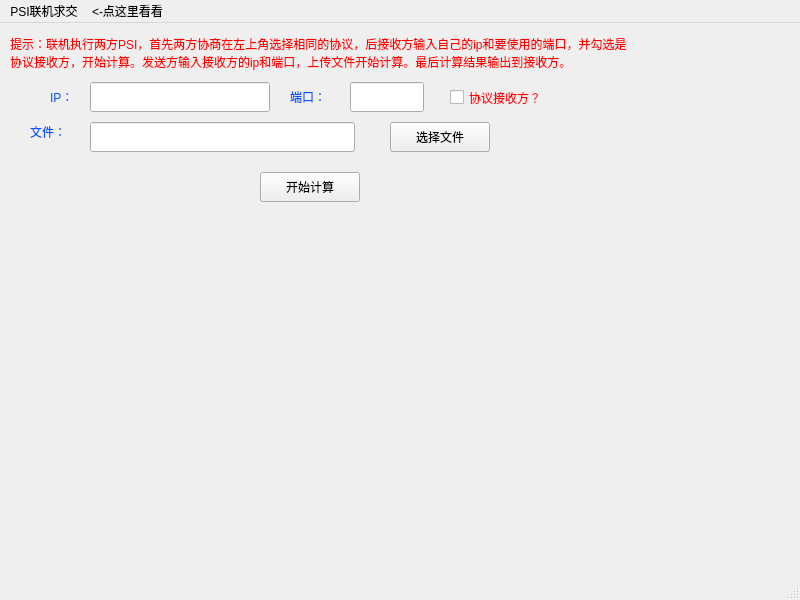
<?xml version="1.0" encoding="UTF-8"?>
<ui version="4.0">
 <class>page3</class>
 <widget class="QMainWindow" name="page3">
  <property name="geometry">
   <rect>
    <x>0</x>
    <y>0</y>
    <width>800</width>
    <height>600</height>
   </rect>
  </property>
  <property name="windowTitle">
   <string>MainWindow</string>
  </property>
  <widget class="QWidget" name="centralwidget">
   <widget class="QStackedWidget" name="stackedWidget">
    <property name="geometry">
     <rect>
      <x>0</x>
      <y>0</y>
      <width>800</width>
      <height>600</height>
     </rect>
    </property>
    <property name="currentIndex">
     <number>1</number>
    </property>
    <widget class="QWidget" name="page"/>
    <widget class="QWidget" name="page_2">
     <widget class="QWidget" name="widget" native="true">
      <property name="geometry">
       <rect>
        <x>0</x>
        <y>49</y>
        <width>620</width>
        <height>151</height>
       </rect>
      </property>
      <widget class="QLabel" name="label">
       <property name="geometry">
        <rect>
         <x>50</x>
         <y>10</y>
         <width>30</width>
         <height>30</height>
        </rect>
       </property>
       <property name="styleSheet">
        <string notr="true">font: 25 14pt &quot;Adobe 宋体 Std L&quot;;
color:rgb(0, 85, 255);</string>
       </property>
       <property name="text">
        <string>IP：</string>
       </property>
      </widget>
      <widget class="QLabel" name="label_2">
       <property name="geometry">
        <rect>
         <x>290</x>
         <y>10</y>
         <width>60</width>
         <height>30</height>
        </rect>
       </property>
       <property name="styleSheet">
        <string notr="true">font: 25 14pt &quot;Adobe 宋体 Std L&quot;;
color:rgb(0, 85, 255)</string>
       </property>
       <property name="text">
        <string>端口：</string>
       </property>
      </widget>
      <widget class="QLineEdit" name="ip">
       <property name="geometry">
        <rect>
         <x>90</x>
         <y>10</y>
         <width>180</width>
         <height>30</height>
        </rect>
       </property>
       <property name="text">
        <string notr="true"/>
       </property>
      </widget>
      <widget class="QLineEdit" name="port">
       <property name="geometry">
        <rect>
         <x>350</x>
         <y>10</y>
         <width>74</width>
         <height>30</height>
        </rect>
       </property>
      </widget>
      <widget class="QLabel" name="label_4">
       <property name="geometry">
        <rect>
         <x>30</x>
         <y>50</y>
         <width>60</width>
         <height>20</height>
        </rect>
       </property>
       <property name="styleSheet">
        <string notr="true">font: 25 14pt &quot;Adobe 宋体 Std L&quot;;
color:rgb(0, 85, 255);</string>
       </property>
       <property name="text">
        <string>文件：</string>
       </property>
      </widget>
      <widget class="QLineEdit" name="filepath">
       <property name="geometry">
        <rect>
         <x>90</x>
         <y>50</y>
         <width>265</width>
         <height>30</height>
        </rect>
       </property>
       <property name="text">
        <string notr="true"/>
       </property>
      </widget>
      <widget class="QPushButton" name="choisefile">
       <property name="geometry">
        <rect>
         <x>390</x>
         <y>50</y>
         <width>100</width>
         <height>30</height>
        </rect>
       </property>
       <property name="styleSheet">
        <string notr="true">
font: 25 10pt &quot;Microsoft YaHei&quot;;</string>
       </property>
       <property name="text">
        <string>选择文件</string>
       </property>
       <property name="icon">
        <iconset resource="icon.qrc">
         <normaloff>:/png/img/choisefile.png</normaloff>:/png/img/choisefile.png</iconset>
       </property>
      </widget>
      <widget class="QCheckBox" name="isserver">
       <property name="geometry">
        <rect>
         <x>450</x>
         <y>10</y>
         <width>131</width>
         <height>31</height>
        </rect>
       </property>
       <property name="styleSheet">
        <string notr="true">font: 25 14pt &quot;Adobe 宋体 Std L&quot;;
color:rgb(255, 0, 0)</string>
       </property>
       <property name="text">
        <string>协议接收方？</string>
       </property>
      </widget>
      <widget class="QPushButton" name="startcpu">
       <property name="geometry">
        <rect>
         <x>260</x>
         <y>100</y>
         <width>100</width>
         <height>30</height>
        </rect>
       </property>
       <property name="styleSheet">
        <string notr="true">font: 25 10pt &quot;Microsoft YaHei&quot;;</string>
       </property>
       <property name="text">
        <string>开始计算</string>
       </property>
       <property name="icon">
        <iconset resource="icon.qrc">
         <normaloff>:/png/img/start.png</normaloff>:/png/img/start.png</iconset>
       </property>
      </widget>
     </widget>
     <widget class="QLabel" name="label_3">
      <property name="geometry">
       <rect>
        <x>10</x>
        <y>10</y>
        <width>620</width>
        <height>41</height>
       </rect>
      </property>
      <property name="styleSheet">
       <string notr="true">font: 25 9pt &quot;Adobe 宋体 Std L&quot;;
color:rgb(255, 0, 0)</string>
      </property>
      <property name="text">
       <string>&lt;html&gt;&lt;head/&gt;&lt;body&gt;&lt;p&gt;提示：联机执行两方PSI，首先两方协商在左上角选择相同的协议，后接收方输入自己的ip和要使用的端口，并勾选是协议接收方，开始计算。发送方输入接收方的ip和端口，上传文件开始计算。最后计算结果输出到接收方。&lt;/p&gt;&lt;/body&gt;&lt;/html&gt;</string>
      </property>
      <property name="textFormat">
       <enum>Qt::RichText</enum>
      </property>
      <property name="wordWrap">
       <bool>true</bool>
      </property>
     </widget>
    </widget>
   </widget>
  </widget>
  <widget class="QMenuBar" name="menubar">
   <property name="geometry">
    <rect>
     <x>0</x>
     <y>0</y>
     <width>800</width>
     <height>29</height>
    </rect>
   </property>
   <widget class="QMenu" name="menuPSI">
    <property name="title">
     <string>PSI联机求交</string>
    </property>
    <addaction name="actionCM20"/>
    <addaction name="actionECDH"/>
   </widget>
   <widget class="QMenu" name="menu">
    <property name="title">
     <string>&lt;-点这里看看</string>
    </property>
    <property name="icon">
     <iconset resource="icon.qrc">
      <normaloff>:/png/img/figer.png</normaloff>:/png/img/figer.png</iconset>
    </property>
   </widget>
   <addaction name="menuPSI"/>
   <addaction name="menu"/>
  </widget>
  <widget class="QStatusBar" name="statusbar"/>
  <action name="actionCM20">
   <property name="text">
    <string>CM20</string>
   </property>
  </action>
  <action name="actionECDH">
   <property name="text">
    <string>ECDH</string>
   </property>
  </action>
 </widget>
 <resources>
  <include location="icon.qrc"/>
 </resources>
 <connections/>
</ui>
